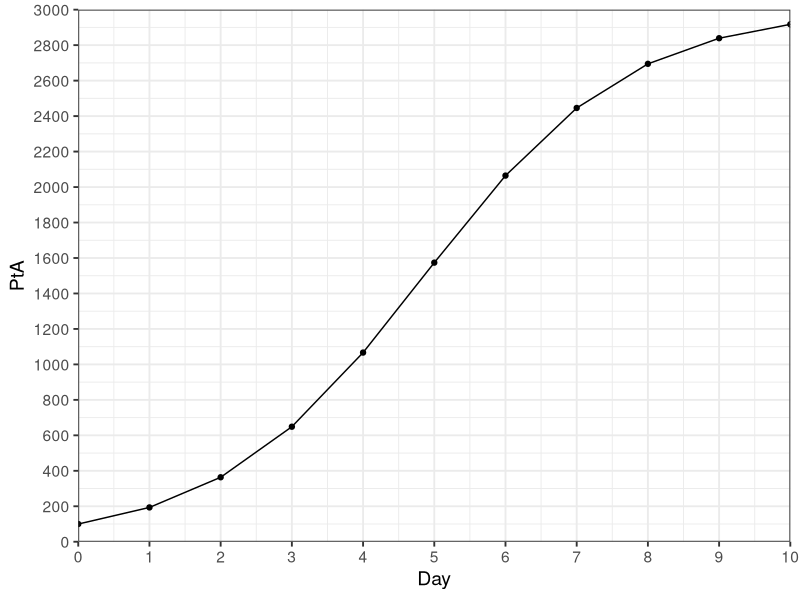
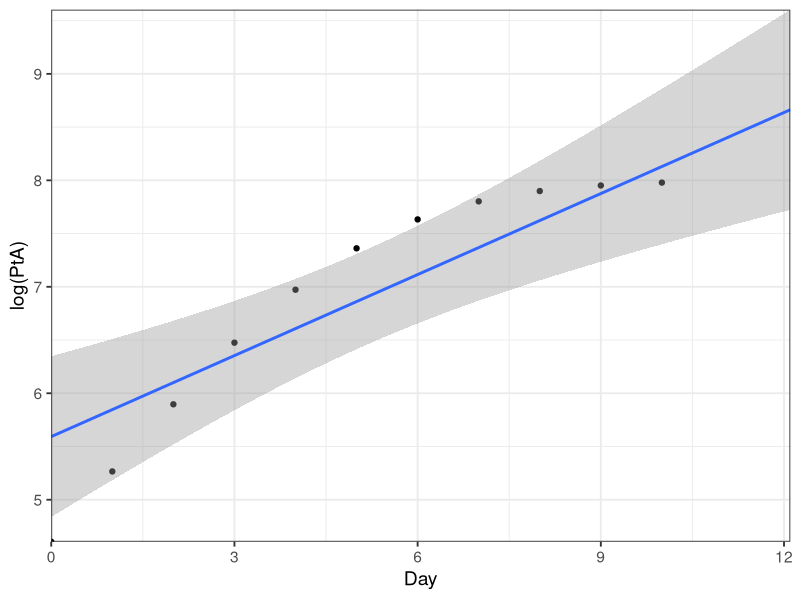
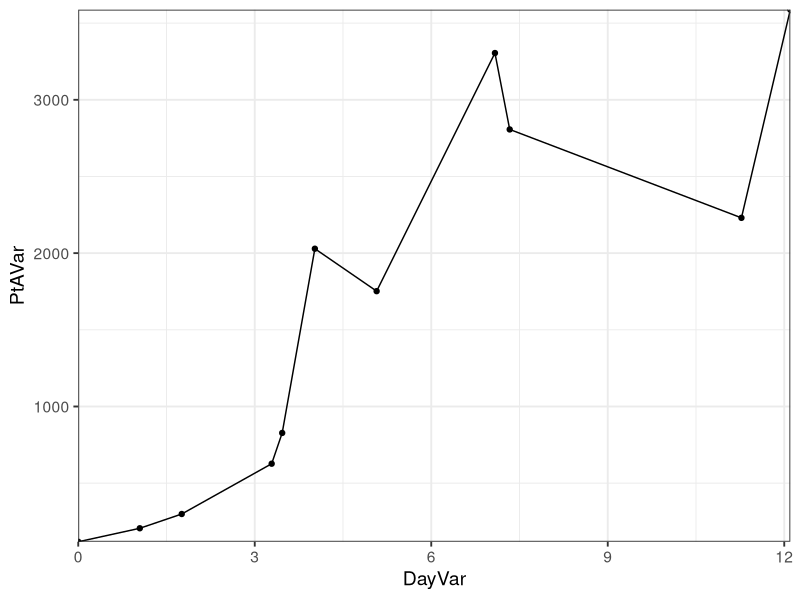
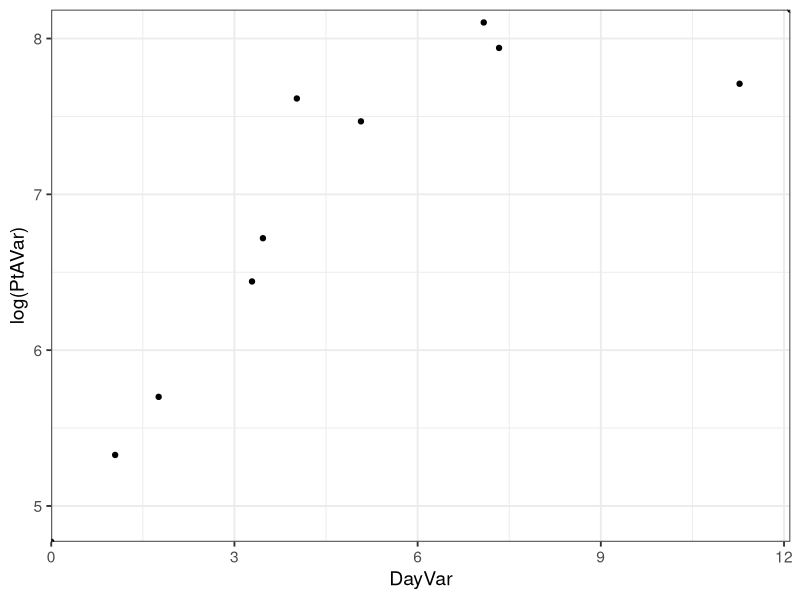
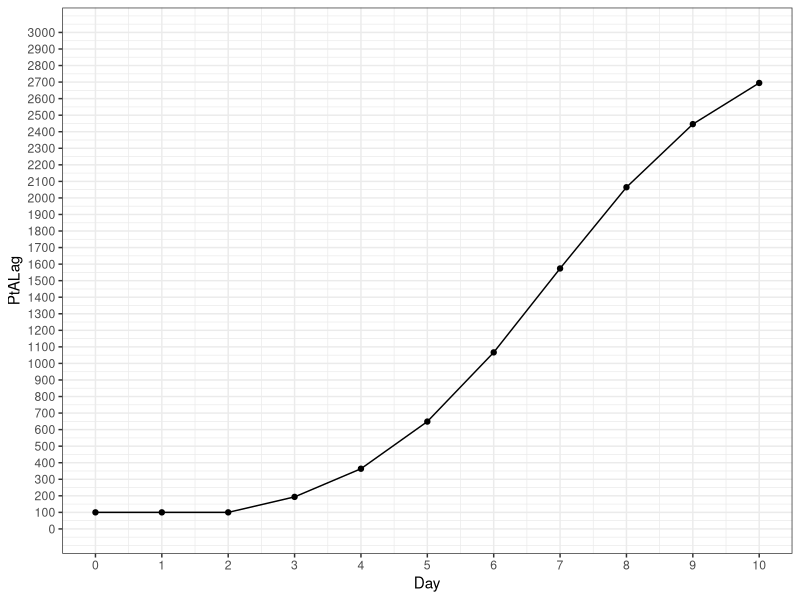
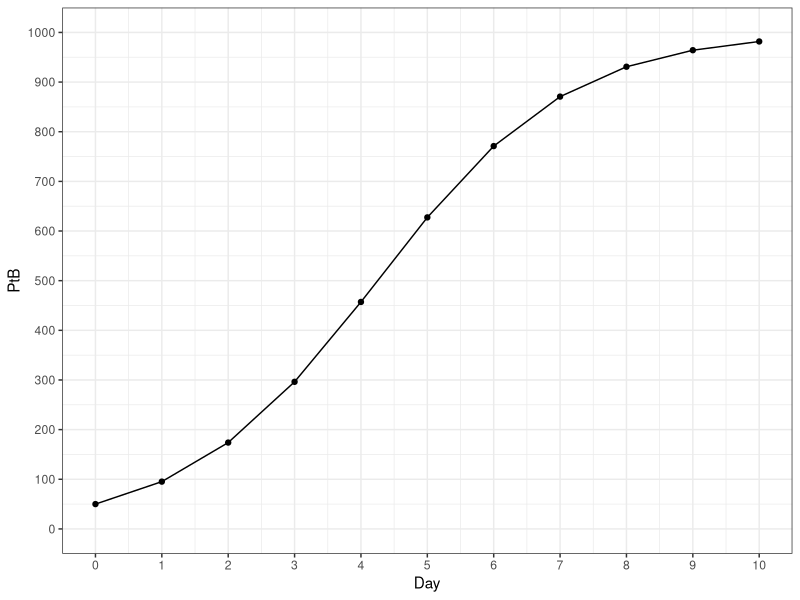
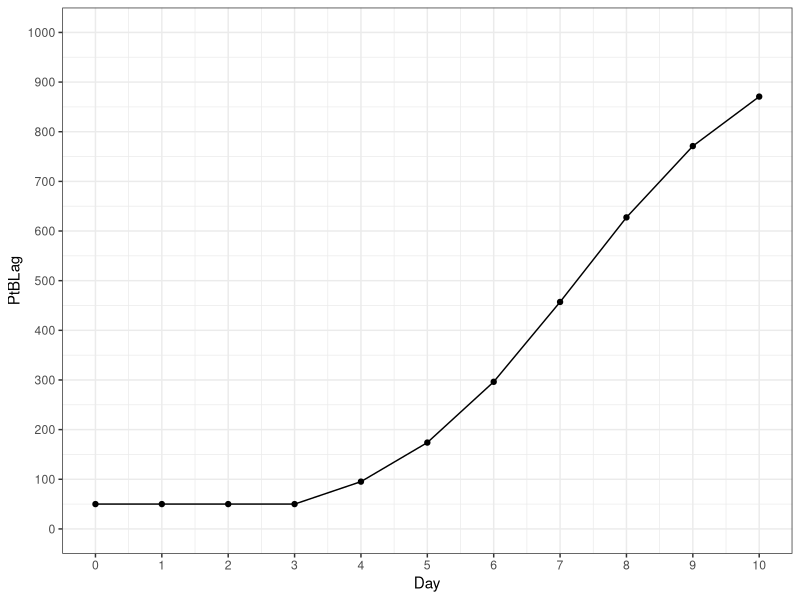
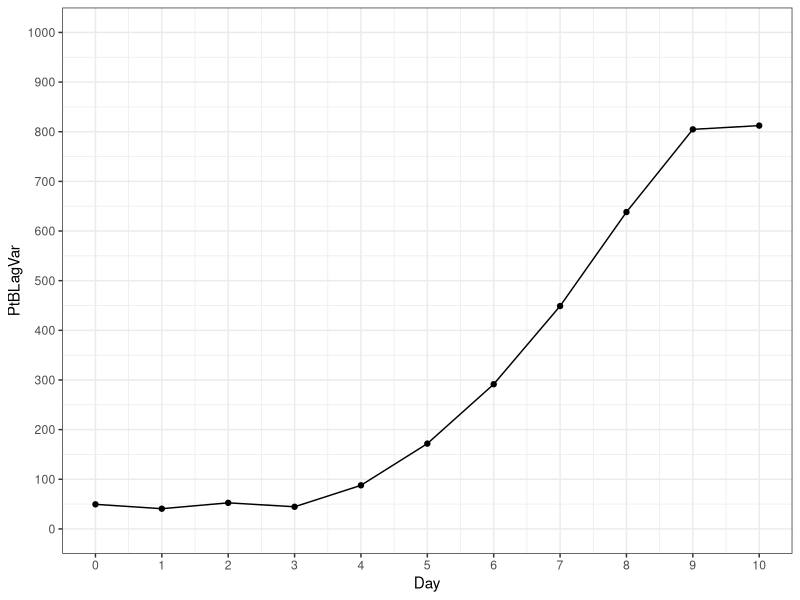

Here is the R script that generated these plots, in order:
## ---- chunk 1
library(tidyverse)
## ---- chunk 2
PA0 <- 100
PAMax <- 3000
PAmu <- log(2)
PAlag <- 2

PB0 <- 50
PBMax <- 1000
PBmu <- log(2)
PBlag <- 3

GrowthData <- tibble(Day = c(0,1,2,3,4,5,6,7,8,9,10))

GrowthData <- GrowthData %>%
  mutate(PtA = (PAMax * (PA0*exp(Day*PAmu))) /(PAMax + (PA0 * (exp(PAmu * Day) - 1)))) %>%
  mutate(PtALag = if_else(Day < PAlag, PA0, (PAMax * (PA0*exp((Day-PAlag)*PAmu))) /(PAMax + (PA0 * (exp(PAmu * (Day-PAlag)) - 1))))) %>%
  mutate(PtB = (PBMax * (PB0*exp(Day*PBmu))) /(PBMax + (PB0 * (exp(PBmu * Day) - 1)))) %>%
  mutate(PtBLag = if_else(Day < PBlag, PB0, (PBMax * (PB0*exp((Day-PBlag)*PBmu))) /(PBMax + (PB0 * (exp(PBmu * (Day-PBlag)) - 1))))) |>
  mutate(DayVar = rnorm(n = length(Day), mean = Day, sd = Day *0.2),
    PtAVar = rnorm(n = length(PtA), mean = PtA, sd = PtA *0.2),
    PtBLagVar = rnorm(n = length(PtBLag), mean = PtBLag, sd = PtBLag *0.1))
## ---- chunk 3
GrowthData %>%
  ggplot() +
  geom_point(aes(x = Day, y = PtA)) +
  geom_line(aes(x = Day, y = PtA)) +
  scale_x_continuous(expand = c(0,0), limits = c(0,max(GrowthData$Day)), breaks = round(seq(0,10))) +
  scale_y_continuous(expand = c(0,0), limits = c(0,PAMax), breaks = seq(from=min(0),
              to=max(PAMax), by = 200)) + 
   theme_bw(base_size = 14)

ggsave(
  "PtAPlot.png",
  plot = last_plot(),
  path = file.path("Plots")
)

GrowthData %>%
  ggplot() +
  geom_point(aes(x = Day, y = log(PtA))) +
  geom_smooth(aes(x = DayVar, y = log(PtA)), method = "lm") +
  #geom_smooth(data = subset(GrowthData, DayVar <= 4), aes(x = DayVar, y = log(PtA)), method = "lm") +
  scale_x_continuous(expand = c(0,0)) +
  scale_y_continuous(expand = c(0,0)) + 
  theme_bw(base_size = 14)

ggsave(
  "logPtAPlot.png",
  plot = last_plot(),
  path = file.path("Plots")
)

GrowthData %>%
  ggplot() +
  geom_point(aes(x = DayVar, y = PtAVar)) +
  geom_line(aes(x = DayVar, y = PtAVar)) +
  scale_x_continuous(expand = c(0,0)) +
  scale_y_continuous(expand = c(0,0)) + 
  theme_bw(base_size = 14)

ggsave(
  "PtAVarPlot.png",
  plot = last_plot(),
  path = file.path("Plots")
)

GrowthData %>%
  ggplot() +
  geom_point(aes(x = DayVar, y = log(PtAVar))) +
  #geom_smooth(aes(x = DayVar, y = log(PtAVar)), method = "lm") +
  scale_x_continuous(expand = c(0,0)) +
  scale_y_continuous(expand = c(0,0)) + 
  theme_bw(base_size = 14)

ggsave(
  "logPtAVarPlot.png",
  plot = last_plot(),
  path = file.path("Plots")
)
## ---- chunk 4
GrowthData %>%
  ggplot() +
  geom_point(aes(x = Day, y = PtALag)) +
  geom_line(aes(x = Day, y = PtALag)) +
  scale_x_continuous(limits = c(0,max(GrowthData$Day)), breaks = round(seq(0,10))) +
  scale_y_continuous(limits = c(0,PAMax), breaks = seq(from=min(0),
              to=max(PAMax), by = 100)) + 
  theme_bw()

## ---- chunk 5
GrowthData %>%
  ggplot() +
  geom_point(aes(x = Day, y = PtB)) +
  geom_line(aes(x = Day, y = PtB)) +
  scale_x_continuous(limits = c(0,max(GrowthData$Day)), breaks = round(seq(0,10))) +
  scale_y_continuous(limits = c(0,PBMax), breaks = seq(from=min(0),
              to=max(PBMax), by = 100)) + 
  theme_bw()

## ---- chunk 6
GrowthData %>%
  ggplot() +
  geom_point(aes(x = Day, y = PtBLag)) +
  geom_line(aes(x = Day, y = PtBLag)) +
  scale_x_continuous(limits = c(0,max(GrowthData$Day)), breaks = round(seq(0,10))) +
  scale_y_continuous(limits = c(0,PBMax), breaks = seq(from=min(0),
              to=max(PBMax), by = 100)) + 
  theme_bw()

## ---- chunk 7
GrowthData %>%
  ggplot() +
  geom_point(aes(x = Day, y = PtBLagVar)) +
  geom_line(aes(x = Day, y = PtBLagVar)) +
  scale_x_continuous(limits = c(0,max(GrowthData$Day)), breaks = round(seq(0,10))) +
  scale_y_continuous(limits = c(0,PBMax), breaks = seq(from=min(0),
              to=max(PBMax), by = 100)) + 
  theme_bw()

ggsave(
  "PtBLagVarPlot.png",
  plot = last_plot(),
  path = file.path("Plots")
)

## ---- chunk 8
GrowthData %>%
  ggplot() +
  geom_point(aes(x = Day, y = log(PtBLagVar))) +
  geom_line(aes(x = Day, y = log(PtBLagVar))) +
  scale_x_continuous(limits = c(0,max(GrowthData$Day)), breaks = round(seq(0,10))) +
  #scale_y_continuous(limits = c(0,PBMax), breaks = seq(from=min(0),
             # to=max(PBMax), by = 100)) + 
  theme_bw()


ggsave(
  "logPtBVarPlot.png",
  plot = last_plot(),
  path = file.path("Plots")
)
